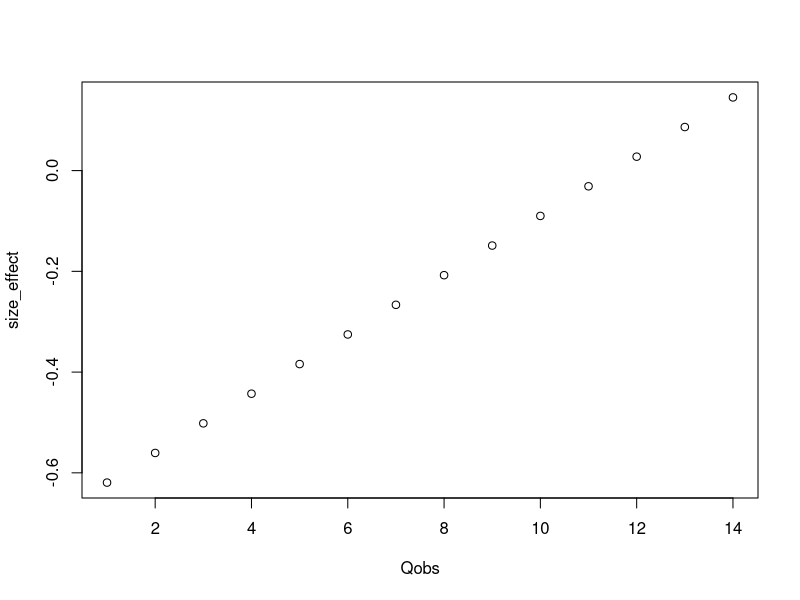
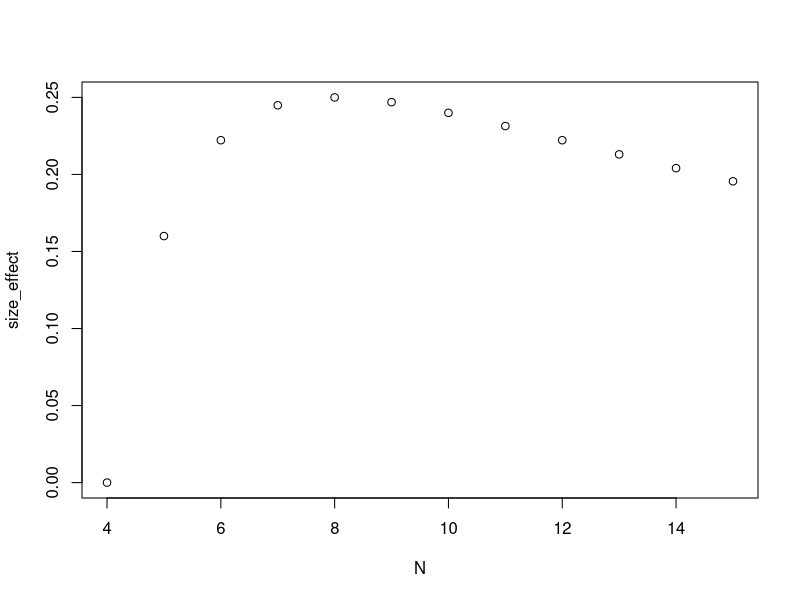
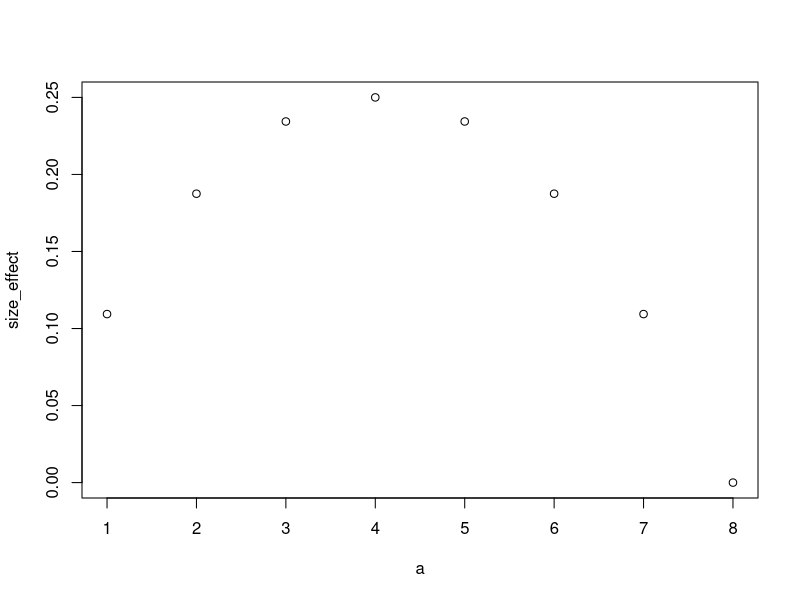

Recreate these plots in R, in order.
# here i will try to calculate P(lt) and P(gt) crom the cooccur index
# using: choose(n, r)

# functions:
calc_pj <- function(N, N1, N2, j) {
  n1_j <- choose(N1,j)
  nn1_n2j <- choose(N-N1,N2-j)
  n_n2 <- choose(N,N2)
  
  pj <- n1_j * nn1_n2j / n_n2
  
  return(pj)
}

calc_plt <- function(N, N1, N2, Qobs){
  sum_comb <- 0
  for (i in 0:(Qobs-1)) {
    #print(i)
    sum_comb <- sum_comb + calc_pj(N, N1, N2, i)
  }
  return(sum_comb)
}

calc_pgt <- function(N, N1, N2, Qobs){
  sum_comb <- 0
  for (i in (Qobs+1):N) {
    #print(i)
    sum_comb <- sum_comb + calc_pj(N, N1, N2, i)
  }
  return(sum_comb)
}

# calculate p-value
# test calculations
N=100 # cows 
N1=100
N2=20
Qobs=20

Pet <- calc_pj(N=N, N1=N1, N2=N2, j=Qobs)
Plt <- calc_plt(N=N, N1=N1, N2=N2, Qobs=Qobs) 
Pgt <- calc_pgt(N=N, N1=N1, N2=N2, Qobs=Qobs)

Plt + Pet # in package: Plt
Pgt + Pet # in package: Pgt
Pet
Plt+Pgt+Pet # == 1


# test calculating size effect
expct <- (N1/N)*(N2/N)*N
size_effect <- (Qobs-expct)/N





# test calculating size effect behavior ----
# case 1
N=17
N1=14
N2=14
Qobs<- 1:14

expct <- (N1/N)*(N2/N)*N
size_effect <- (Qobs-expct)/N
plot(Qobs, size_effect)

# case 2
N=4:15
N1=4
N2=4
Qobs=4
expct <- (N1/N)*(N2/N)*N
size_effect <- (Qobs-expct)/N

plot(N, size_effect)

# case 3
N=8
a=1:N # == N1 == N2 == Qobs

expct <- (a/N)*(a/N)*N
size_effect <- (a-expct)/N

plot(a, size_effect)


# test jaccard values?


